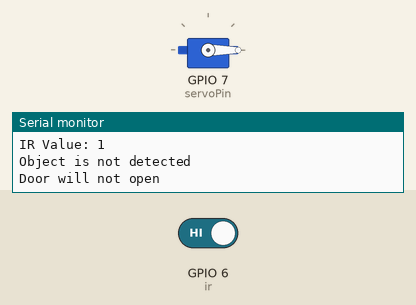
The sketch below on a simulated ESP32-S3. Parts: servo, the last lines printed to the serial monitor. The test bench sets the inputs (shaded band); at power-on: GPIO 6 (ir) HIGH.

Above: at 2.2 s.
2.3 s: GPIO 6 (ir) driven LOW
At 3.8 s:
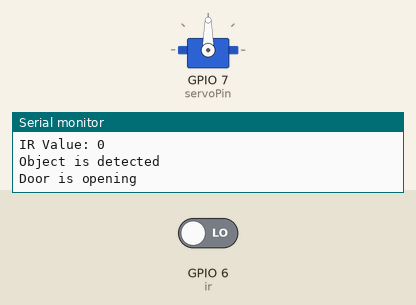
Timing chart, 0 to 9.5 s (numbered marks = the images above; inputs shaded):
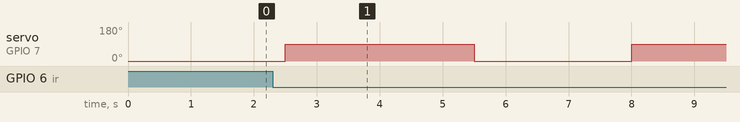

The sketch:

servowithir.ino
```cpp
#include <ESP32Servo.h>

#define ir 6
#define servoPin 7

Servo myservo;

void setup()
{
  myservo.attach(servoPin);

  pinMode(ir, INPUT);

  Serial.begin(115200);

  Serial.println("Automatic Door System Started");

  // Door initially closed
  myservo.write(0);
  delay(1000);
}

void loop()
{
  int irvalue = digitalRead(ir);

  Serial.print("IR Value: ");
  Serial.println(irvalue);

  if(irvalue == LOW)
  {
    Serial.println("Object is detected");
    Serial.println("Door is opening");

    myservo.write(90);

    delay(3000);

    Serial.println("Door is closing");

    myservo.write(0);

    delay(2000);

    Serial.println("Door is closed");
  }

  else
  {
    Serial.println("Object is not detected");
    Serial.println("Door will not open");

    myservo.write(0);
  }

  delay(500);
}
```

Measured:
- after the input at 2.3 s, servo on GPIO 7 (servoPin): 0° → 90° after 0.20 s, → 0° 3.0 s later, → 90° 2.5 s later
